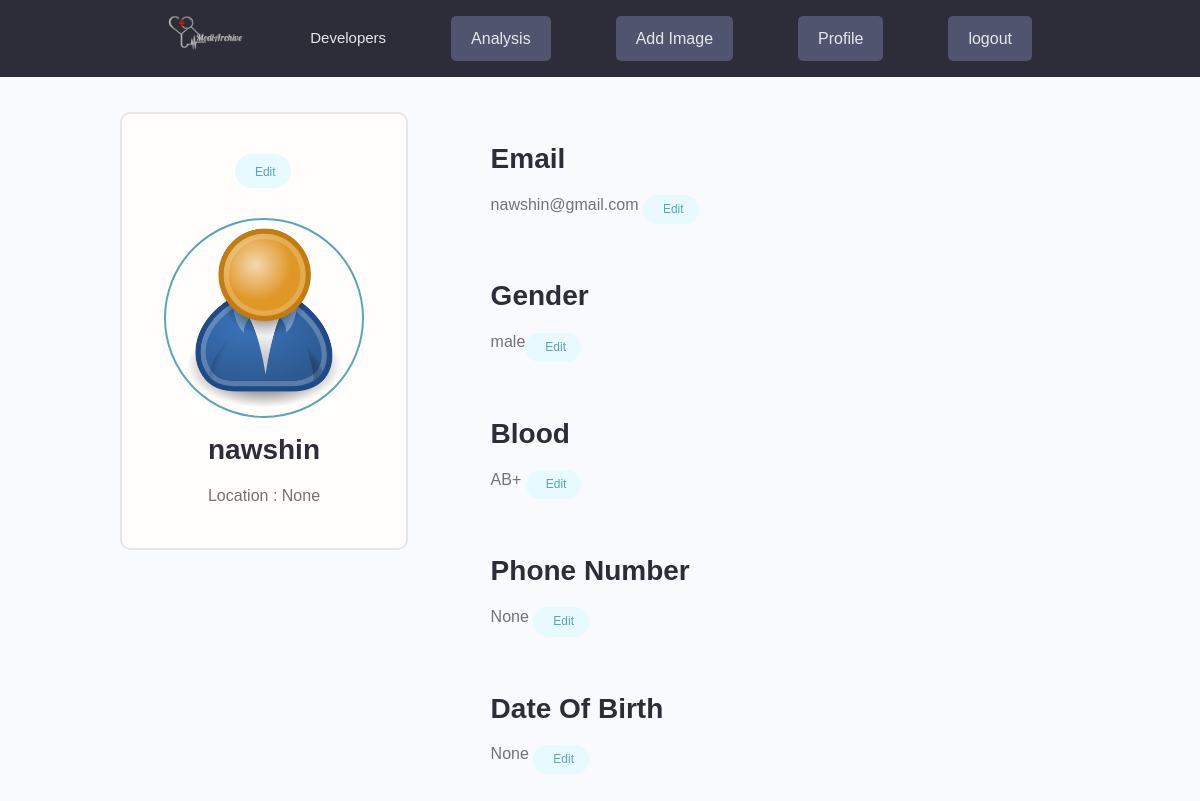
Page / (signed in) on the committed database.
### users/models.py (models this page shows, shortened)
class Profile(models.Model):
    GENDER_TYPE = (
        ('male', 'Male'),
        ('female', 'Female'),
    )
    BLOOD_TYPE = (
        ('A+', 'A+'),
        ('A-', 'A-'),
        ('B+', 'B+'),
        ('B-', 'B-'),
        ('O+', 'O+'),
        ('O-', 'O-'),
        ('AB+', 'AB+'),
        ('AB-', 'AB-'),
    )
    user = models.OneToOneField(User, on_delete=models.CASCADE, null=True, blank=True)
    username = models.CharField(max_length=200, blank=True, null=True)
    name = models.CharField(max_length=200, blank=True, null=True)
    email = models.EmailField(max_length=500, blank=True, null=True)
    location = models.CharField(max_length=200, blank=True, null=True)
    profile_image = models.ImageField(null=True, blank=True, upload_to='profiles/', default="profiles/user-default.png")
    gender = models.CharField(max_length=255, blank=True, null=True, choices=GENDER_TYPE, default="male")
    blood = models.CharField(max_length=255, blank=True, null=True, choices=BLOOD_TYPE, default="AB+")
    created = models.DateTimeField(auto_now_add=True)
    id = models.UUIDField(default=uuid.uuid4, unique=True,primary_key=True, editable=False)
    dob = models.DateField(max_length=8,blank=True,null=True)
    phone_number = PhoneNumberField(blank=True,null=True)

### users/views.py (the view)
# urls.py: path('',profile,name='profile'),
@login_required(login_url='login')
def profile(request):
    profile = request.user.profile
    context = {'profile': profile}
    return render(request, 'users/profiles.html',context)

### users/templates/users/profiles.html (shortened to what this page needs)
{% extends 'main.html' %}
{% load static %}
{% block content %}
<main class="settingsPage profile my-md">
    <div class="container">
      <div class="layout">
        <div class="column column--1of3">
          <div class="card text-center">
            <div class="card__body dev">
              <a class="tag tag--pill tag--main settings__btn" href="">
                Edit</a>
              <img class="avatar avatar--xl dev__avatar" src="{{ profile.profile_image.url }}" />
              <h2 class="dev__name">{{ profile.name }}</h2>
              <p class="dev__location">Location : {{ profile.location }}</p>
            </div>
          </div>
        </div>
        <div class="column column--2of3">
            <div class="card__body dev">
                <h2 class="dev__name">Email</h2>
                <p class="dev__location"> {{ profile.email }} <a class="tag tag--pill tag--main settings__btn" href="">
                    Edit</a>
                </p>
            </div>
            <div class="card__body dev">
                <h2 class="dev__name">Gender</h2>
                <p class="dev__location"> {{ profile.gender }}<a class="tag tag--pill tag--main settings__btn" href="">
                    Edit</a> </p>
            </div>
            <div class="card__body dev">
                <h2 class="dev__name">Blood</h2>
                <p class="dev__location"> {{ profile.blood }} <a class="tag tag--pill tag--main settings__btn" href="">
                    Edit</a> </p>
            </div>
            <div class="card__body dev">
                <h2 class="dev__name">Phone Number</h2>
                <p class="dev__location"> {{ profile.phone_number }} <a class="tag tag--pill tag--main settings__btn" href="">
                    Edit</a> </p>
            </div>
            <div class="card__body dev">
                <h2 class="dev__name">Date Of Birth</h2>
                <p class="dev__location"> {{ profile.dob }} <a class="tag tag--pill tag--main settings__btn" href="">
                    Edit</a></p>
            </div>
        </div>
      </div>
    </div>
  </main>
{% endblock  %}

### static/styles/app.css (style rules this page uses)
:root { --color-sub: #2d2d39; }
.card { border: 2px solid var(--color-light); }
img { width: 100%; }
.profile .card > .dev { padding: 4rem; }
.dev__avatar { display: block; margin: auto; }
.dev__name { color: var(--color-sub); font-size: 2.8rem; font-weight: 700; margin-top: 1rem; margin-bottom: 0.5rem; }
.dev__location { margin-top: 1rem; }
.settingsPage .dev > .settings__btn { display: inline-block; margin-bottom: 3rem; }

### static/styles/a.css (style rules this page uses)
* { font-family: sans-serif; }

### static/uikit/styles/modules/_variables.css (style rules this page uses)
:root { --color-main: #5aa5b9; --color-main-light: #e6faff; --color-sub: #3f4156; --color-sub-light: #51546e; --color-sub-lighter: #ededfd; --color-text: #737373; --color-gray: #8b8b8b; --color-light: #e5e7eb; --color-light-gray: #767676; --color-bg: #f8fafd; --color-white: #fffefd; --color-white-light: #f3f3f3; --color-success: #359e64; --color-success-bg: #def8e8; --color-error: #fc4b0b; --color-error-bg: #fff2ee; --font-base: 'Poppins', arial, helvetica, 'Segoe UI', roboto, ubuntu, sans-serif; --font-monospace: 'Fira Code', 'Courier New', courier, monospace; --font-regular: 300; --font-medium: 500; --font-bold: 700; --generic-shadow: 1px 1px 5px #00000010; --generic-transition: all 0.3s ease-in-out; }

### static/uikit/styles/modules/_base.css (style rules this page uses)
* { margin: 0; padding: 0; box-sizing: border-box; text-rendering: optimizeLegibility; color: inherit; font-size: inherit; }
html { font-size: 50%; }
@media only screen and (min-width: 480px) { html { font-size: 56.25%; } }
@media only screen and (min-width: 1200px) { html { font-size: 62.5%; } }
body { line-height: 1.6; font-weight: 400; font-size: 1.5rem; color: var(--color-text); background-color: var(--color-bg); min-height: 100vh; }

### static/uikit/styles/modules/_typography.css (style rules this page uses)
* { font-family: var(--font-base); }
h2 { font-size: 3.6rem; font-weight: var(--font-bold); }
p, span, strong { font-size: 1.6rem; color: var(--color-text); font-weight: var(--font-regular); }
a { padding-bottom: 2px; text-decoration: none; display: inline-block; color: var(--color-main); font-weight: var(--font-medium); }

### static/uikit/styles/modules/_utilities.css (style rules this page uses)
.container { width: 92%; max-width: 165rem; margin: 0 auto; box-sizing: border-box; }
@media screen and (min-width: 1000px) { .container { width: 90%; } }
@media screen and (min-width: 1200px) { .container { width: 80%; } }
.text-center { text-align: center; }
.my-md { margin: 3rem auto; }

### static/uikit/styles/modules/_avatar.css (style rules this page uses)
.avatar { border-radius: 50%; border: 2px solid var(--color-main); object-fit: cover; }
.avatar--xl { height: 20rem; width: 20rem; }

### static/uikit/styles/modules/_card.css (style rules this page uses)
.card { border-radius: 1rem; background-color: var(--color-white); border: 1.5px solid var(--color-light); width: auto; height: auto; margin-top: 0.5rem; margin-bottom: 0.5rem; overflow: hidden; }
.card__body, .card__header { padding: 2rem 2.5rem; }

### static/uikit/styles/modules/_tag.css (style rules this page uses)
.tag { display: inline-flex; align-items: center; background-color: var(--color-sub); height: -webkit-fit-content; height: -moz-fit-content; height: fit-content; width: -webkit-fit-content; width: -moz-fit-content; width: fit-content; border-radius: 0.5rem; padding: 0.5rem 1.5rem; font-size: 1.2rem; cursor: pointer; }
.tag:not(:last-child) { margin-right: 0.25rem; margin-bottom: 0.75rem; }
.tag--pill { border-radius: 5rem; }
.tag--main, .tag--main > small { background: var(--color-main-light); color: var(--color-main); font-weight: 500; }

### static/uikit/styles/modules/_layout.css (style rules this page uses)
.layout { display: flex; flex-flow: row wrap; justify-content: space-between; }
.layout > .column { margin-bottom: 3rem; }
.layout > .column.column--1of3 { flex-basis: 30%; }
.layout > .column.column--2of3 { flex-basis: 64%; }

### rows in the picture
Profile: profile_image (placeholder picture), name "nawshin", location "None", email "nawshin@gmail.com", gender "male", blood "AB+", phone_number "None", dob "None"
